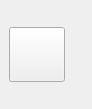
<?xml version="1.0" encoding="UTF-8"?>
<ui version="4.0">
 <class>DockWidget</class>
 <widget class="QDockWidget" name="DockWidget">
  <property name="geometry">
   <rect>
    <x>0</x>
    <y>0</y>
    <width>92</width>
    <height>109</height>
   </rect>
  </property>
  <property name="windowTitle">
   <string>Shutter</string>
  </property>
  <widget class="QWidget" name="dockWidgetContents">
   <layout class="QVBoxLayout" name="verticalLayout">
    <item>
     <widget class="QToolButton" name="shutterToolButton">
      <property name="text">
       <string/>
      </property>
      <property name="icon">
       <iconset resource="../../../resource/icons/icons.qrc">
        <normaloff>:/icons/beamshutter_closed.svg</normaloff>
        <normalon>:/icons/beamshutter_open.svg</normalon>
        <disabledon>:/icons/beamshutter_open.svg</disabledon>:/icons/beamshutter_closed.svg</iconset>
      </property>
      <property name="iconSize">
       <size>
        <width>48</width>
        <height>48</height>
       </size>
      </property>
      <property name="checkable">
       <bool>true</bool>
      </property>
      <property name="toolButtonStyle">
       <enum>Qt::ToolButtonIconOnly</enum>
      </property>
     </widget>
    </item>
   </layout>
  </widget>
 </widget>
 <resources>
  <include location="../../../resource/icons/icons.qrc"/>
 </resources>
 <connections/>
</ui>
